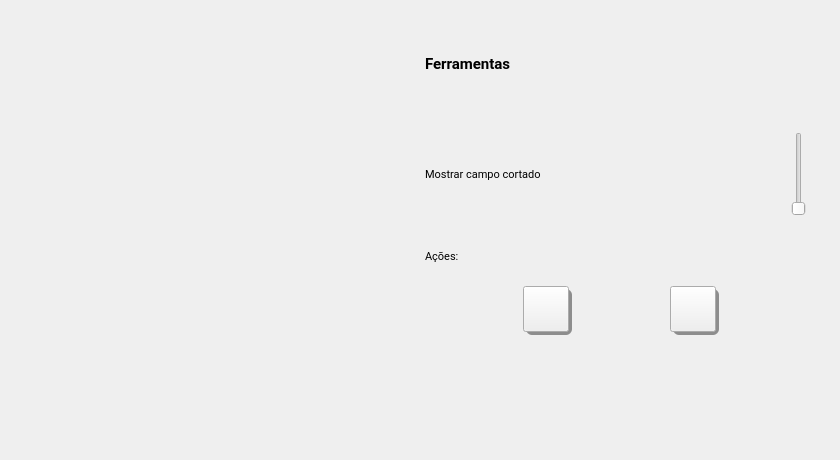
           <widget class="QWidget" name="cropFieldTab">
            <property name="sizePolicy">
             <sizepolicy hsizetype="Fixed" vsizetype="Fixed">
              <horstretch>0</horstretch>
              <verstretch>0</verstretch>
             </sizepolicy>
            </property>
            <attribute name="icon">
             <iconset>
              <normaloff>assets/icons/radio_unchecked.svg</normaloff>
              <normalon>assets/icons/radio_checked.svg</normalon>assets/icons/radio_unchecked.svg</iconset>
            </attribute>
            <attribute name="title">
             <string>Cortar campo</string>
            </attribute>
            <widget class="QFrame" name="cropFieldContents">
             <property name="geometry">
              <rect>
               <x>0</x>
               <y>0</y>
               <width>831</width>
               <height>451</height>
              </rect>
             </property>
             <property name="sizePolicy">
              <sizepolicy hsizetype="Expanding" vsizetype="Expanding">
               <horstretch>0</horstretch>
               <verstretch>0</verstretch>
              </sizepolicy>
             </property>
             <property name="minimumSize">
              <size>
               <width>737</width>
               <height>402</height>
              </size>
             </property>
             <property name="frameShape">
              <enum>QFrame::Shape::NoFrame</enum>
             </property>
             <layout class="QHBoxLayout" name="horizontalLayout_138">
              <property name="leftMargin">
               <number>6</number>
              </property>
              <property name="topMargin">
               <number>6</number>
              </property>
              <property name="rightMargin">
               <number>6</number>
              </property>
              <property name="bottomMargin">
               <number>6</number>
              </property>
              <item>
               <widget class="QFrame" name="visionCropDisplay">
                <property name="sizePolicy">
                 <sizepolicy hsizetype="MinimumExpanding" vsizetype="Fixed">
                  <horstretch>0</horstretch>
                  <verstretch>0</verstretch>
                 </sizepolicy>
                </property>
                <property name="minimumSize">
                 <size>
                  <width>0</width>
                  <height>0</height>
                 </size>
                </property>
                <property name="maximumSize">
                 <size>
                  <width>16777215</width>
                  <height>16777215</height>
                 </size>
                </property>
                <property name="cursor">
                 <cursorShape>PointingHandCursor</cursorShape>
                </property>
                <property name="toolTip">
                 <string>Selecione 4 pontos</string>
                </property>
                <property name="frameShape">
                 <enum>QFrame::Shape::NoFrame</enum>
                </property>
                <layout class="QVBoxLayout" name="verticalLayout_109">
                 <property name="spacing">
                  <number>0</number>
                 </property>
                 <property name="leftMargin">
                  <number>0</number>
                 </property>
                 <property name="topMargin">
                  <number>0</number>
                 </property>
                 <property name="rightMargin">
                  <number>0</number>
                 </property>
                 <property name="bottomMargin">
                  <number>0</number>
                 </property>
                 <item>
                  <widget class="QLabel" name="visionCropFrame">
                   <property name="sizePolicy">
                    <sizepolicy hsizetype="Fixed" vsizetype="Fixed">
                     <horstretch>0</horstretch>
                     <verstretch>0</verstretch>
                    </sizepolicy>
                   </property>
                   <property name="minimumSize">
                    <size>
                     <width>0</width>
                     <height>0</height>
                    </size>
                   </property>
                   <property name="maximumSize">
                    <size>
                     <width>16777215</width>
                     <height>16777215</height>
                    </size>
                   </property>
                   <property name="text">
                    <string/>
                   </property>
                   <property name="pixmap">
                    <pixmap>assets/defaultFrame.png</pixmap>
                   </property>
                   <property name="scaledContents">
                    <bool>true</bool>
                   </property>
                  </widget>
                 </item>
                </layout>
               </widget>
              </item>
              <item>
               <widget class="QFrame" name="cropFieldTools">
                <property name="sizePolicy">
                 <sizepolicy hsizetype="MinimumExpanding" vsizetype="Expanding">
                  <horstretch>0</horstretch>
                  <verstretch>0</verstretch>
                 </sizepolicy>
                </property>
                <property name="minimumSize">
                 <size>
                  <width>0</width>
                  <height>392</height>
                 </size>
                </property>
                <property name="frameShape">
                 <enum>QFrame::Shape::NoFrame</enum>
                </property>
                <layout class="QVBoxLayout" name="verticalLayout_110">
                 <property name="leftMargin">
                  <number>6</number>
                 </property>
                 <property name="topMargin">
                  <number>6</number>
                 </property>
                 <property name="rightMargin">
                  <number>6</number>
                 </property>
                 <property name="bottomMargin">
                  <number>6</number>
                 </property>
                 <item>
                  <widget class="QFrame" name="cropFieldToolsHeader">
                   <property name="frameShape">
                    <enum>QFrame::Shape::NoFrame</enum>
                   </property>
                   <layout class="QHBoxLayout" name="horizontalLayout_139">
                    <property name="spacing">
                     <number>0</number>
                    </property>
                    <property name="leftMargin">
                     <number>0</number>
                    </property>
                    <property name="topMargin">
                     <number>0</number>
                    </property>
                    <property name="rightMargin">
                     <number>0</number>
                    </property>
                    <property name="bottomMargin">
                     <number>0</number>
                    </property>
                    <item>
                     <widget class="QLabel" name="cropFieldToolsHeaderLabel">
                      <property name="font">
                       <font>
                        <family>Roboto</family>
                        <pointsize>11</pointsize>
                        <bold>true</bold>
                       </font>
                      </property>
                      <property name="text">
                       <string>Ferramentas</string>
                      </property>
                     </widget>
                    </item>
                    <item>
                     <spacer name="cropFieldToolsHeaderSpacer">
                      <property name="orientation">
                       <enum>Qt::Orientation::Vertical</enum>
                      </property>
                      <property name="sizeHint" stdset="0">
                       <size>
                        <width>73</width>
                        <height>15</height>
                       </size>
                      </property>
                     </spacer>
                    </item>
                   </layout>
                  </widget>
                 </item>
                 <item>
                  <layout class="QHBoxLayout" name="showCropField">
                   <property name="spacing">
                    <number>0</number>
                   </property>
                   <item>
                    <widget class="QLabel" name="showCropFieldLabel">
                     <property name="font">
                      <font>
                       <family>Roboto</family>
                       <pointsize>8</pointsize>
                      </font>
                     </property>
                     <property name="text">
                      <string>Mostrar campo cortado</string>
                     </property>
                    </widget>
                   </item>
                   <item>
                    <spacer name="showCropFieldSpacer">
                     <property name="orientation">
                      <enum>Qt::Orientation::Vertical</enum>
                     </property>
                     <property name="sizeHint" stdset="0">
                      <size>
                       <width>40</width>
                       <height>20</height>
                      </size>
                     </property>
                    </spacer>
                   </item>
                   <item>
                    <widget class="QSlider" name="showCropFieldSwitch">
                     <property name="sizePolicy">
                      <sizepolicy hsizetype="Fixed" vsizetype="Fixed">
                       <horstretch>0</horstretch>
                       <verstretch>0</verstretch>
                      </sizepolicy>
                     </property>
                     <property name="minimumSize">
                      <size>
                       <width>41</width>
                       <height>0</height>
                      </size>
                     </property>
                     <property name="maximumSize">
                      <size>
                       <width>41</width>
                       <height>16777215</height>
                      </size>
                     </property>
                     <property name="cursor">
                      <cursorShape>PointingHandCursor</cursorShape>
                     </property>
                     <property name="layoutDirection">
                      <enum>Qt::LayoutDirection::LeftToRight</enum>
                     </property>
                     <property name="maximum">
                      <number>1</number>
                     </property>
                     <property name="pageStep">
                      <number>1</number>
                     </property>
                     <property name="value">
                      <number>0</number>
                     </property>
                     <property name="sliderPosition">
                      <number>0</number>
                     </property>
                    </widget>
                   </item>
                  </layout>
                 </item>
                 <item>
                  <layout class="QVBoxLayout" name="cropFieldActions">
                   <item>
                    <widget class="QFrame" name="cropFieldActionHeader">
                     <property name="frameShape">
                      <enum>QFrame::Shape::NoFrame</enum>
                     </property>
                     <layout class="QHBoxLayout" name="horizontalLayout_140">
                      <property name="spacing">
                       <number>0</number>
                      </property>
                      <property name="leftMargin">
                       <number>0</number>
                      </property>
                      <property name="topMargin">
                       <number>0</number>
                      </property>
                      <property name="rightMargin">
                       <number>0</number>
                      </property>
                      <property name="bottomMargin">
                       <number>0</number>
                      </property>
                      <item>
                       <widget class="QLabel" name="cropFieldActionHeaderLabel">
                        <property name="font">
                         <font>
                          <family>Roboto</family>
                          <pointsize>8</pointsize>
                         </font>
                        </property>
                        <property name="text">
                         <string>Ações:</string>
                        </property>
                       </widget>
                      </item>
                      <item>
                       <spacer name="cropFieldActionHeaderSpacer">
                        <property name="orientation">
                         <enum>Qt::Orientation::Vertical</enum>
                        </property>
                        <property name="sizeHint" stdset="0">
                         <size>
                          <width>40</width>
                          <height>20</height>
                         </size>
                        </property>
                       </spacer>
                      </item>
                     </layout>
                    </widget>
                   </item>
                   <item>
                    <widget class="QFrame" name="cropFieldActionButtons">
                     <property name="sizePolicy">
                      <sizepolicy hsizetype="Expanding" vsizetype="Fixed">
                       <horstretch>0</horstretch>
                       <verstretch>0</verstretch>
                      </sizepolicy>
                     </property>
                     <property name="sizeIncrement">
                      <size>
                       <width>5</width>
                       <height>0</height>
                      </size>
                     </property>
                     <property name="frameShape">
                      <enum>QFrame::Shape::NoFrame</enum>
                     </property>
                     <layout class="QHBoxLayout" name="horizontalLayout_141">
                      <property name="spacing">
                       <number>0</number>
                      </property>
                      <property name="leftMargin">
                       <number>0</number>
                      </property>
                      <property name="topMargin">
                       <number>0</number>
                      </property>
                      <property name="rightMargin">
                       <number>0</number>
                      </property>
                      <property name="bottomMargin">
                       <number>0</number>
                      </property>
                      <item>
                       <spacer name="cropFieldSpacerLeft">
                        <property name="orientation">
                         <enum>Qt::Orientation::Vertical</enum>
                        </property>
                        <property name="sizeHint" stdset="0">
                         <size>
                          <width>40</width>
                          <height>20</height>
                         </size>
                        </property>
                       </spacer>
                      </item>
                      <item>
                       <widget class="QFrame" name="cropFieldRedoTool">
                        <property name="sizePolicy">
                         <sizepolicy hsizetype="Fixed" vsizetype="Fixed">
                          <horstretch>0</horstretch>
                          <verstretch>0</verstretch>
                         </sizepolicy>
                        </property>
                        <property name="minimumSize">
                         <size>
                          <width>49</width>
                          <height>49</height>
                         </size>
                        </property>
                        <property name="maximumSize">
                         <size>
                          <width>49</width>
                          <height>49</height>
                         </size>
                        </property>
                        <property name="frameShape">
                         <enum>QFrame::Shape::NoFrame</enum>
                        </property>
                        <widget class="QFrame" name="cropFieldRedoButtonShadow">
                         <property name="geometry">
                          <rect>
                           <x>3</x>
                           <y>3</y>
                           <width>46</width>
                           <height>46</height>
                          </rect>
                         </property>
                         <property name="sizePolicy">
                          <sizepolicy hsizetype="Fixed" vsizetype="Fixed">
                           <horstretch>0</horstretch>
                           <verstretch>0</verstretch>
                          </sizepolicy>
                         </property>
                         <property name="styleSheet">
                          <string notr="true">background: #8D8D8D; border-radius: 6px;</string>
                         </property>
                         <property name="frameShape">
                          <enum>QFrame::Shape::NoFrame</enum>
                         </property>
                        </widget>
                        <widget class="QPushButton" name="cropFieldRedoButton">
                         <property name="geometry">
                          <rect>
                           <x>0</x>
                           <y>0</y>
                           <width>46</width>
                           <height>46</height>
                          </rect>
                         </property>
                         <property name="sizePolicy">
                          <sizepolicy hsizetype="Fixed" vsizetype="Fixed">
                           <horstretch>0</horstretch>
                           <verstretch>0</verstretch>
                          </sizepolicy>
                         </property>
                         <property name="cursor">
                          <cursorShape>PointingHandCursor</cursorShape>
                         </property>
                         <property name="text">
                          <string/>
                         </property>
                         <property name="icon">
                          <iconset>
                           <normaloff>assets/icons/redo.svg</normaloff>assets/icons/redo.svg</iconset>
                         </property>
                         <property name="iconSize">
                          <size>
                           <width>36</width>
                           <height>36</height>
                          </size>
                         </property>
                         <property name="flat">
                          <bool>false</bool>
                         </property>
                        </widget>
                       </widget>
                      </item>
                      <item>
                       <spacer name="cropFieldActionButtonsSpacer">
                        <property name="orientation">
                         <enum>Qt::Orientation::Vertical</enum>
                        </property>
                        <property name="sizeHint" stdset="0">
                         <size>
                          <width>40</width>
                          <height>20</height>
                         </size>
                        </property>
                       </spacer>
                      </item>
                      <item>
                       <widget class="QFrame" name="cropFieldEraseTool">
                        <property name="sizePolicy">
                         <sizepolicy hsizetype="Fixed" vsizetype="Fixed">
                          <horstretch>0</horstretch>
                          <verstretch>0</verstretch>
                         </sizepolicy>
                        </property>
                        <property name="minimumSize">
                         <size>
                          <width>49</width>
                          <height>49</height>
                         </size>
                        </property>
                        <property name="maximumSize">
                         <size>
                          <width>49</width>
                          <height>49</height>
                         </size>
                        </property>
                        <property name="frameShape">
                         <enum>QFrame::Shape::NoFrame</enum>
                        </property>
                        <widget class="QFrame" name="cropFieldEraseButtonShadow">
                         <property name="geometry">
                          <rect>
                           <x>3</x>
                           <y>3</y>
                           <width>46</width>
                           <height>46</height>
                          </rect>
                         </property>
                         <property name="sizePolicy">
                          <sizepolicy hsizetype="Fixed" vsizetype="Fixed">
                           <horstretch>0</horstretch>
                           <verstretch>0</verstretch>
                          </sizepolicy>
                         </property>
                         <property name="styleSheet">
                          <string notr="true">background: #8D8D8D; border-radius: 6px;</string>
                         </property>
                         <property name="frameShape">
                          <enum>QFrame::Shape::NoFrame</enum>
                         </property>
                        </widget>
                        <widget class="QPushButton" name="cropFieldEraseButton">
                         <property name="geometry">
                          <rect>
                           <x>0</x>
                           <y>0</y>
                           <width>46</width>
                           <height>46</height>
                          </rect>
                         </property>
                         <property name="sizePolicy">
                          <sizepolicy hsizetype="Fixed" vsizetype="Fixed">
                           <horstretch>0</horstretch>
                           <verstretch>0</verstretch>
                          </sizepolicy>
                         </property>
                         <property name="minimumSize">
                          <size>
                           <width>46</width>
                           <height>46</height>
                          </size>
                         </property>
                         <property name="maximumSize">
                          <size>
                           <width>46</width>
                           <height>46</height>
                          </size>
                         </property>
                         <property name="cursor">
                          <cursorShape>PointingHandCursor</cursorShape>
                         </property>
                         <property name="text">
                          <string/>
                         </property>
                         <property name="icon">
                          <iconset>
                           <normaloff>assets/icons/eraser.svg</normaloff>assets/icons/eraser.svg</iconset>
                         </property>
                         <property name="iconSize">
                          <size>
                           <width>36</width>
                           <height>36</height>
                          </size>
                         </property>
                         <property name="flat">
                          <bool>false</bool>
                         </property>
                        </widget>
                       </widget>
                      </item>
                      <item>
                       <spacer name="cropFieldSpacerRight">
                        <property name="orientation">
                         <enum>Qt::Orientation::Vertical</enum>
                        </property>
                        <property name="sizeHint" stdset="0">
                         <size>
                          <width>40</width>
                          <height>20</height>
                         </size>
                        </property>
                       </spacer>
                      </item>
                     </layout>
                    </widget>
                   </item>
                  </layout>
                 </item>
                 <item>
                  <spacer name="cropFieldSpacer">
                   <property name="orientation">
                    <enum>Qt::Orientation::Vertical</enum>
                   </property>
                   <property name="sizeHint" stdset="0">
                    <size>
                     <width>20</width>
                     <height>40</height>
                    </size>
                   </property>
                  </spacer>
                 </item>
                </layout>
               </widget>
              </item>
             </layout>
            </widget>
           </widget>
